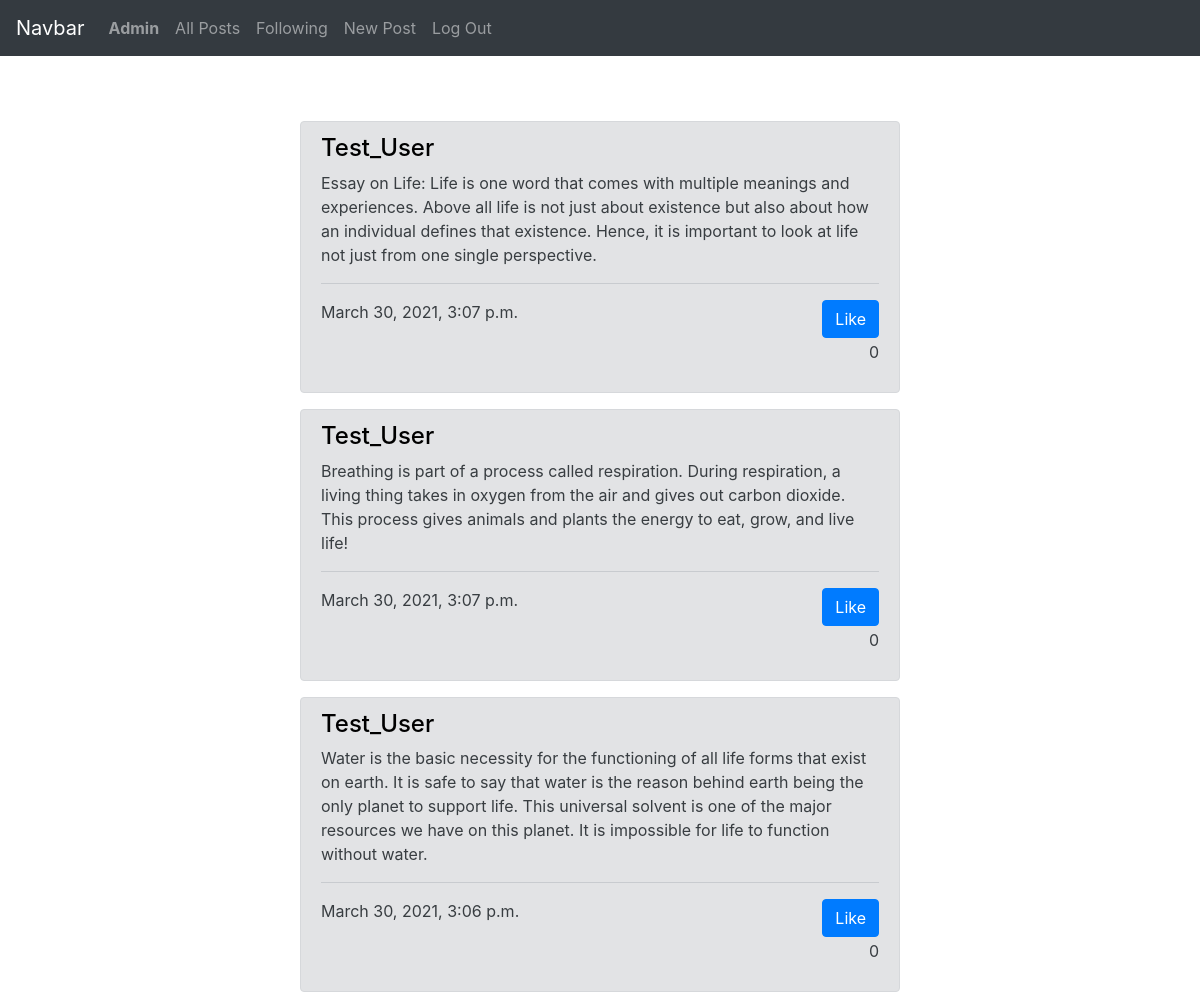
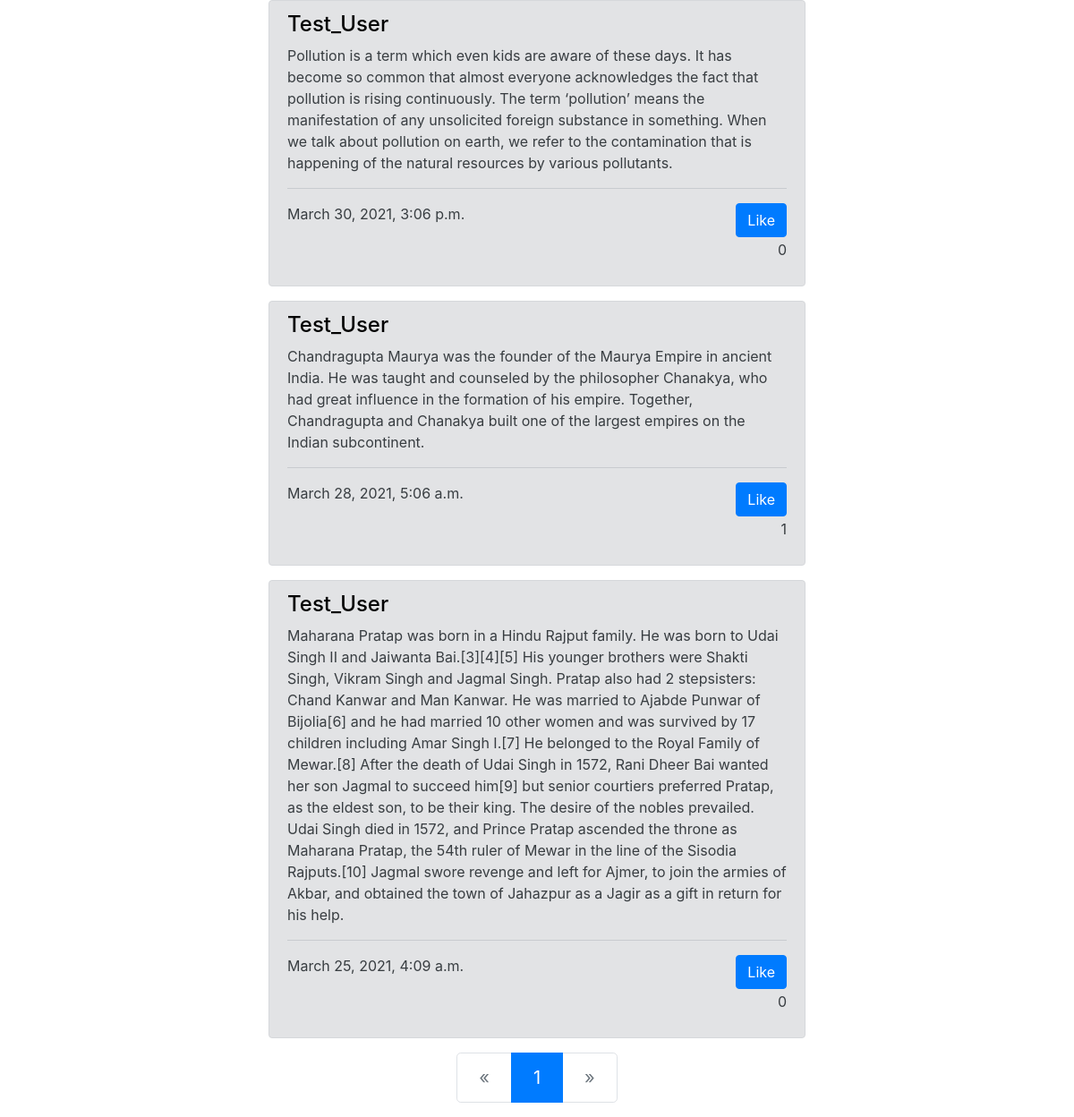
The page /following (signed in) on the database its author committed (2 pictures, top to bottom).
### network/models.py (models this page shows, shortened)
class User(AbstractUser):
    liked_post = models.ManyToManyField('Post', blank=True, related_name="liked_posts")

class Post(models.Model):
    body = models.TextField()
    datetime = models.DateTimeField(auto_now_add=True)
    user = models.ForeignKey(User, on_delete=models.CASCADE)
    like_num = models.IntegerField(default=0)
    like_users = models.ManyToManyField(User, related_name="like_users", blank=True)

### network/views.py (the view)
# urls.py: path("following", views.following, name="following"),
@login_required(login_url="/login")
def following(request):
    user_follower = Following.objects.get(user=request.user)
    posts = Post.objects.filter(user__in=user_follower.user_following.all()).order_by('-datetime')
    paginator = Paginator(posts, 10)
    page_number = request.GET.get('page')
    page_obj = paginator.get_page(page_number)
    return render(request, "network/following.html", {
        "posts": page_obj
    })

### network/templates/network/following.html (shortened to what this page needs)
{% extends "network/layout.html" %}
{% block body %}
    {% for post in posts %}
    <div class="alert alert-secondary" role="alert" id="alert">
        <h4 class="alert-heading"><a href="{% url 'profile' post.user.username %}">{{post.user.username}}</a></h4>
        <p>{{post.body}}</p>
        <hr>
        {% if request.user in post.like_users.all %}
        <p>{{post.datetime}}<button class="btn btn-danger float-right" data-id="{{post.id}}" data-current_username="{{request.user.username}}">UnLike</button>
        {% else %}
        <p>{{post.datetime}}<button class="btn btn-primary float-right" data-id="{{post.id}}" data-current_username="{{request.user.username}}">Like</button>
        {% endif %}
        <p style="text-align: right;" id="{{post.id}}">{{post.like_num}}</p>
        </p>
    </div>
    {% empty %}
    <center>
        <h2 class="mb-4">You are not Following any one</h2>
    </center>
    {% endfor %}
    <nav aria-label="Page navigation example" id="pagination">
        <ul class="pagination justify-content-center pagination-lg">
            {% if posts.has_previous %}
                <li class="page-item">
                    <a class="page-link" href="?page={{posts.previous_page_number}}" aria-label="Previous">
                        <span aria-hidden="true">&laquo;</span>
                    </a>
                </li>
            {% else %}
                <li class="page-item disabled">
                    <a class="page-link" href="#" aria-label="Previous">
                        <span aria-hidden="true">&laquo;</span>
                    </a>
                </li>
            {% endif %}
            {% for number in posts.paginator.page_range %}
                {% if posts.number == number %}
                    <li class="page-item active"><a class="page-link" href="">{{posts.number}}</a></li>
                {% else %}
                    <li class="page-item"><a class="page-link" href="?page={{number}}">{{number}}</a></li>
                {% endif %}
            {% endfor %}
            {% if posts.has_next %}
                <li class="page-item">
                    <a class="page-link" href="?page={{posts.next_page_number}}" aria-label="Next">
                        <span aria-hidden="true">&raquo;</span>
                    </a>
                </li>
            {% else %}
                <li class="page-item disabled">
                    <a class="page-link" href="#" aria-label="Next">
                        <span aria-hidden="true">&raquo;</span>
                    </a>
                </li>
            {% endif %}
        </ul>
    </nav>
{% endblock %}

### network/templates/network/layout.html (shortened to what this page needs)
{% load static %}
<!DOCTYPE html>
<html lang="en">
<head>
    <link rel="stylesheet" href="https://stackpath.bootstrapcdn.com/bootstrap/4.4.1/css/bootstrap.min.css">
    <link href="{% static 'network/styles.css' %}" rel="stylesheet">
</head>
<body>
    <nav class="navbar navbar-expand-lg navbar-dark bg-dark" style="margin-bottom: 65px;">
        <a class="navbar-brand" href="#">Navbar</a>
        <div>
          <ul class="navbar-nav mr-auto">
            {% if user.is_authenticated %}
                <li class="nav-item">
                    <a class="nav-link" href="#"><strong>{{ user.username }}</strong></a>
                </li>
            {% endif %}
            <li class="nav-item">
              <a class="nav-link" href="{% url 'index' %}">All Posts</a>
            </li>
            {% if user.is_authenticated %}
                <li class="nav-item">
                    <a class="nav-link" href="{% url 'following' %}">Following</a>
                </li>
                <li class="nav-item">
                    <a class="nav-link" href="{% url 'NewPost'%}">New Post</a>
                </li>
                <li class="nav-item">
                    <a class="nav-link" href="{% url 'logout' %}">Log Out</a>
                </li>
            {% endif %}
          </ul>
        </div>
      </nav>
      <div class="body">
        {% block body %}
        {% endblock %}
      </div>
</body>
</html>

### network/templates/network/following.html (style rules this page uses)
#alert { margin-left: 300px; margin-right: 300px; }
a { text-decoration: none !important;; color: black; }

### rows shown on the page
User: username "Admin"
Post: user.username "Test_User", body "Essay on Life: Life is one word that comes with multiple meanings and experiences. Above all life is not just about existence but also about how an individual defines that existence. Hence, it is important to look at life not just from one single perspective.", datetime "March 30, 2021, 3:07 p.m.", like_num "0"
Post: user.username "Test_User", body "Breathing is part of a process called respiration. During respiration, a living thing takes in oxygen from the air and gives out carbon dioxide. This process gives animals and plants the energy to eat, grow, and live life!", datetime "March 30, 2021, 3:07 p.m.", like_num "0"
Post: user.username "Test_User", body "Water is the basic necessity for the functioning of all life forms that exist on earth. It is safe to say that water is the reason behind earth being the only planet to support life. This universal solvent is one of the major resources we have on this planet. It is impossible for life to function without water.", datetime "March 30, 2021, 3:06 p.m.", like_num "0"
Post: user.username "Test_User", body "Pollution is a term which even kids are aware of these days. It has become so common that almost everyone acknowledges the fact that pollution is rising continuously. The term ‘pollution’ means the manifestation of any unsolicited foreign substance in something. When we talk about pollution on earth, we refer to the contamination that is happening of the natural resources by various pollutants.", datetime "March 30, 2021, 3:06 p.m.", like_num "0"
Post: user.username "Test_User", body "Chandragupta Maurya was the founder of the Maurya Empire in ancient India. He was taught and counseled by the philosopher Chanakya, who had great influence in the formation of his empire. Together, Chandragupta and Chanakya built one of the largest empires on the Indian subcontinent.", datetime "March 28, 2021, 5:06 a.m.", like_num "1"
Post: user.username "Test_User", body "Maharana Pratap was born in a Hindu Rajput family. He was born to Udai Singh II and Jaiwanta Bai.[3][4][5] His younger brothers were Shakti Singh, Vikram Singh and Jagmal Singh. Pratap also had 2 stepsisters: Chand Kanwar and Man Kanwar. He was married to Ajabde Punwar of Bijolia[6] and he had married 10 other women and was survived by 17 children including Amar Singh I.[7] He belonged to the Royal Family of Mewar.[8] After the death of Udai Singh in 1572, Rani Dheer Bai wanted her son Jagmal to succeed him[9] but senior courtiers preferred Pratap, as the eldest son, to be their king. The desire of the nobles prevailed. Udai Singh died in 1572, and Prince Pratap ascended the throne as…", datetime "March 25, 2021, 4:09 a.m.", like_num "0"

### other values the page prints
{{ posts.number }} "1"
